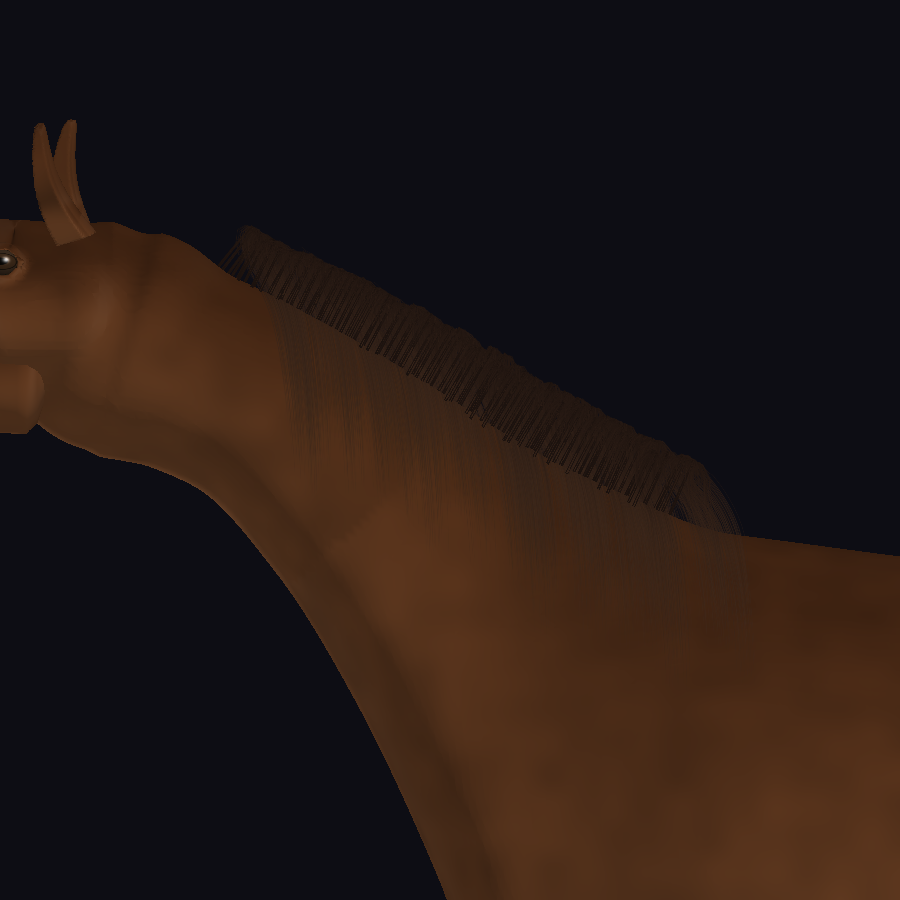
#> input picture docs/validation/long-hair-styling/crin-side.png, 900 x 900 px; its folder holds 5 pictures in this run
$ python componer_pruebas.py
#> lines starting #> are read from the running program, lines starting #| are printed output that depends on the picture
#!/usr/bin/env python3
"""Compone evidencia real del renderer; no retoca el pelo ni la iluminación."""
from pathlib import Path
from PIL import Image, ImageDraw

ROOT = Path(__file__).resolve().parent
ADULT = ROOT / 'resultado/caballo-curve-stage-3'


def comparison(before, after, output, crop=None):
#> called with output = 'comparacion-crin-side.png'
    panels = []
    for path in (before, after):
        with Image.open(path) as source:
#> source is the input picture: PIL image 900x900 RGB; mean R, G, B 37.4, 25.1, 21.4
            image = source.convert('RGB')
            if crop:
                image = image.crop(crop).resize((1000, 600))
            panels.append(image)
    width, height = panels[0].size
#> width = 900; height = 900
    canvas = Image.new('RGB', (width * 2, height + 40), 'white')
#> canvas: PIL image 1800x940 RGB; every value is 255
    draw = ImageDraw.Draw(canvas)
    for i, (label, panel) in enumerate(zip(('Antes: referencia original', 'Resultado: folículos sobre la piel'), panels)):
        canvas.paste(panel, (i * width, 40))
        draw.text((i * width + 16, 12), label, fill='black')
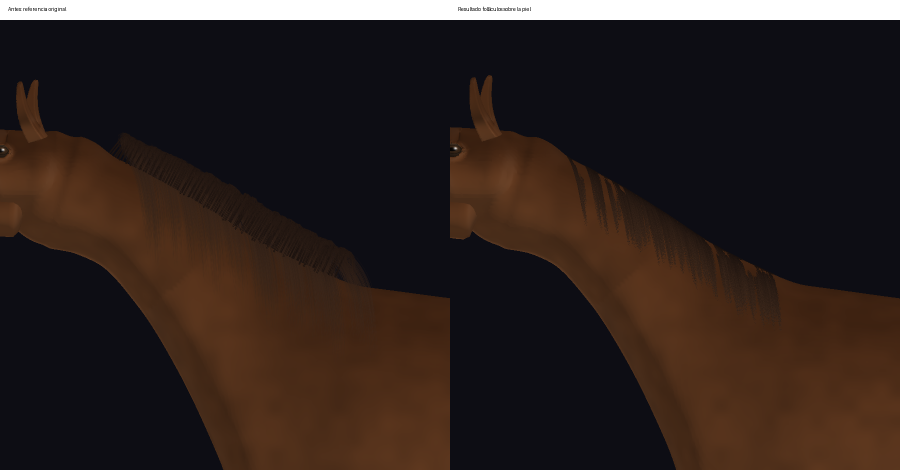
#> canvas: PIL image 1800x940 RGB (shown at 1/2 size); mean R, G, B 45.9, 34.5, 31.3
    canvas.save(ROOT / output)


for view in ('side', 'front', 'rear-three-quarter'):
#> (the run stopped early here; a loop or call above may not have finished)
